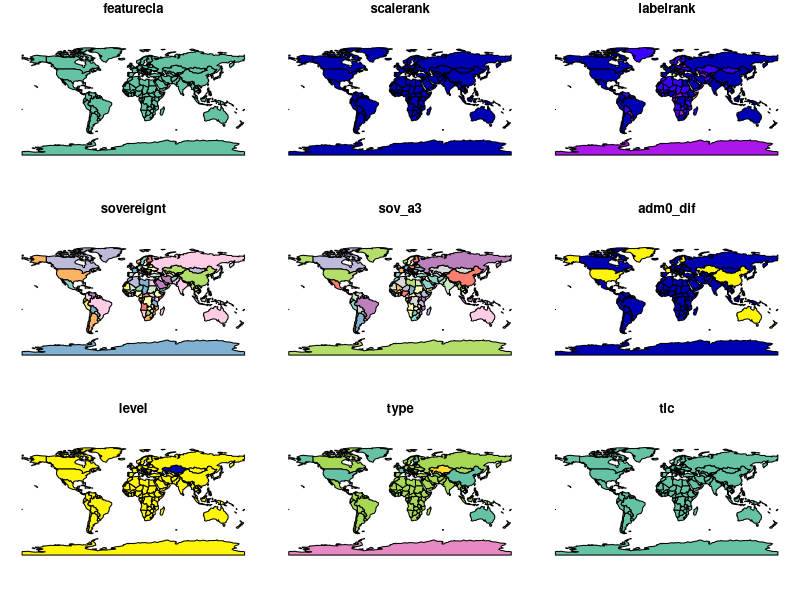
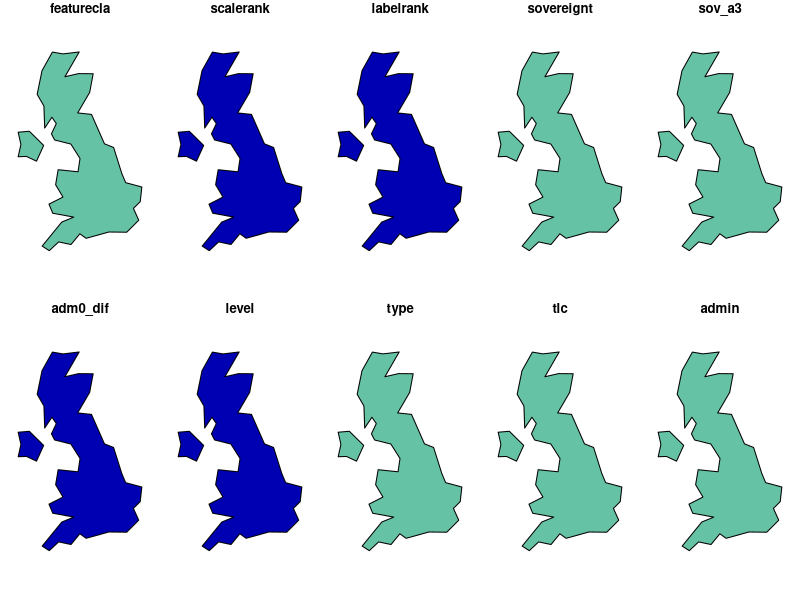
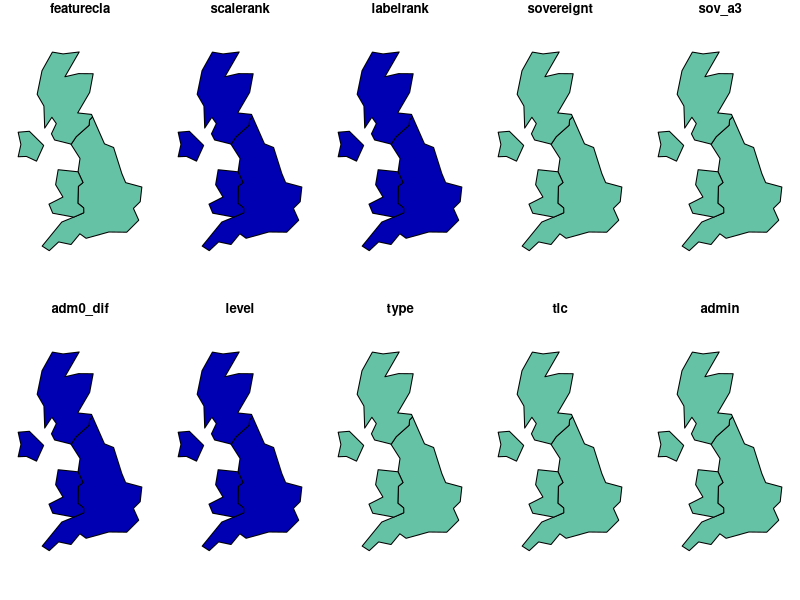
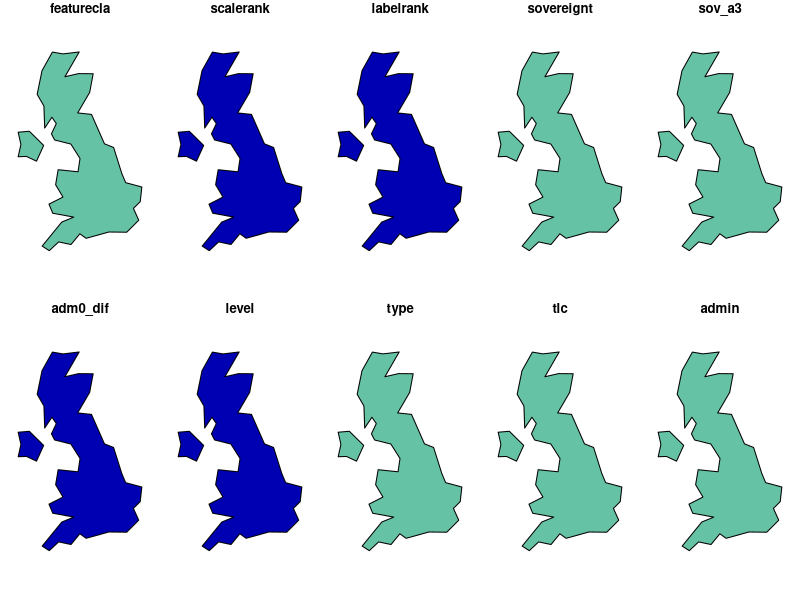
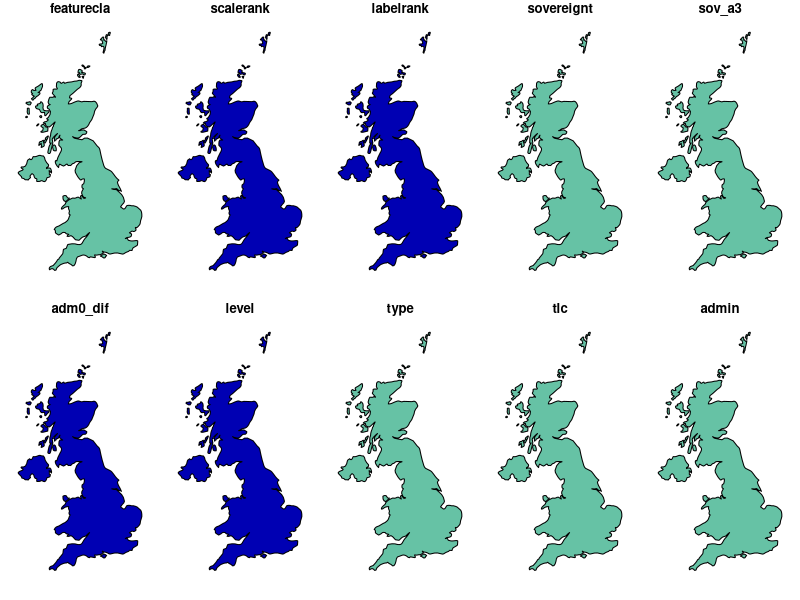
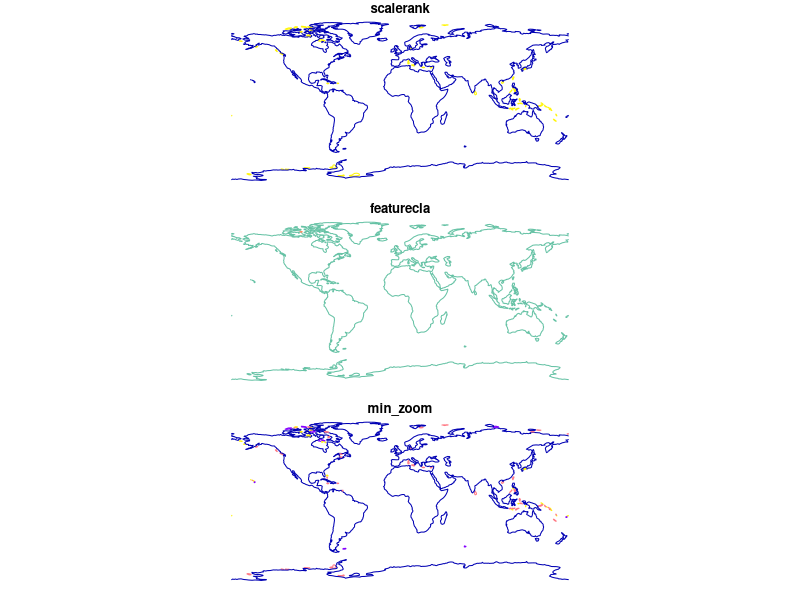

Reproduce these figures in R, in order.
## ---- chunk 1
knitr::opts_chunk$set(
	fig.path = "../assets/tutorial-images/rnaturalearth/",
  comment = "#>",
  collapse = TRUE,
  warning = FALSE,
  message = FALSE
)
## ---- chunk 2
library("rnaturalearth")
library("sp")
## ---- chunk 3
sp::plot(ne_countries(type = 'countries', scale = 'small'))
## ---- chunk 4
sp::plot(ne_countries(country = 'united kingdom', type='countries'))
## ---- chunk 5
sp::plot(ne_countries(country = 'united kingdom', type='map_units'))
## ---- chunk 6
sp::plot(ne_countries(country = 'united kingdom', scale = 'small'))
## ---- chunk 7
sp::plot(ne_countries(country = 'united kingdom', scale = 'medium'))
## ---- chunk 8
sp::plot(ne_coastline())
